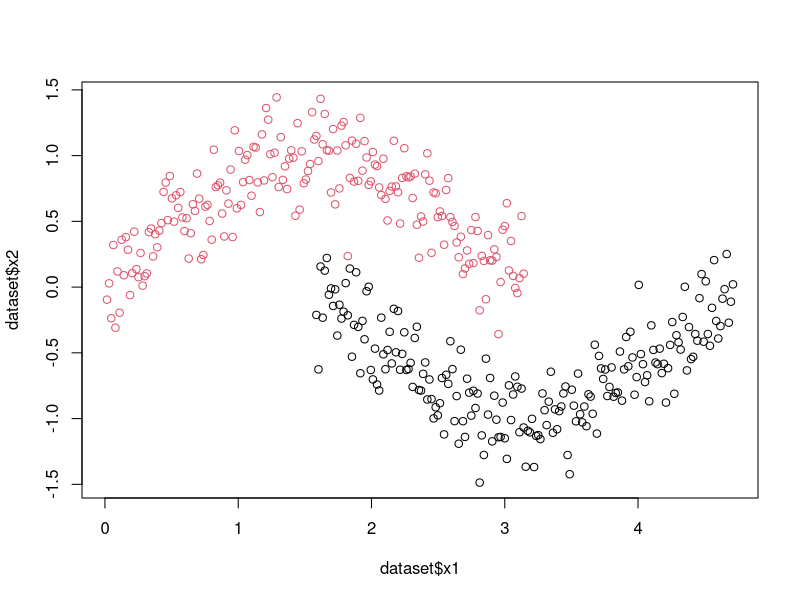
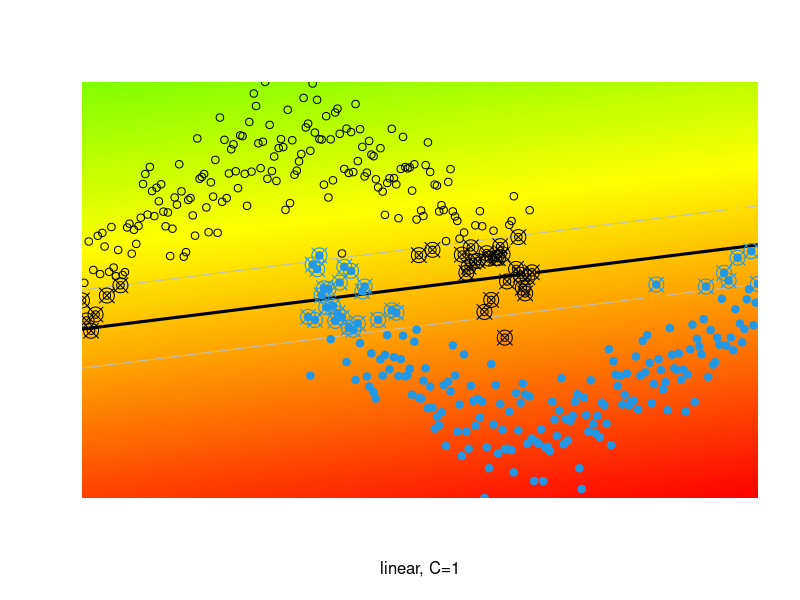
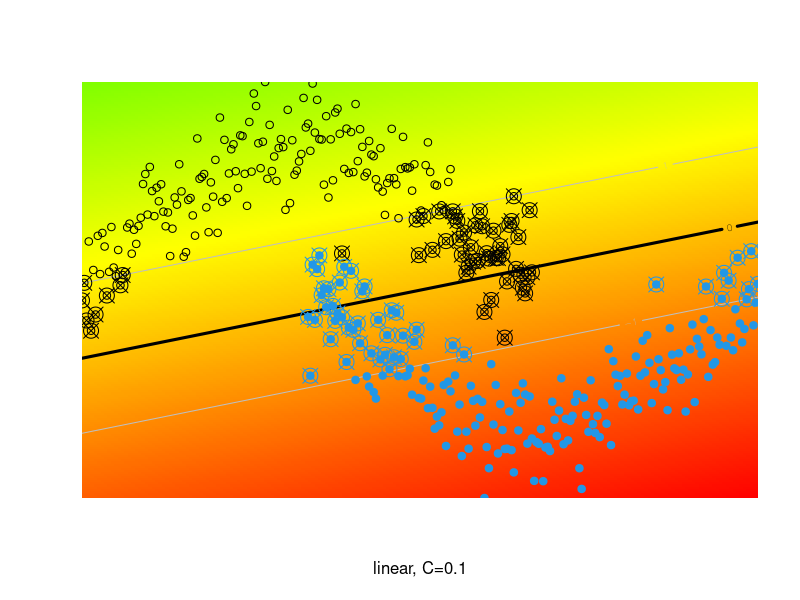
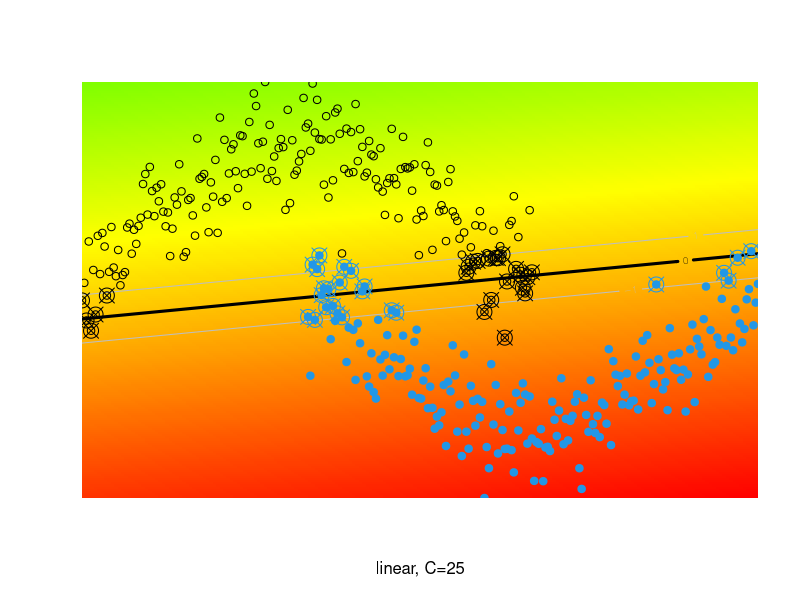
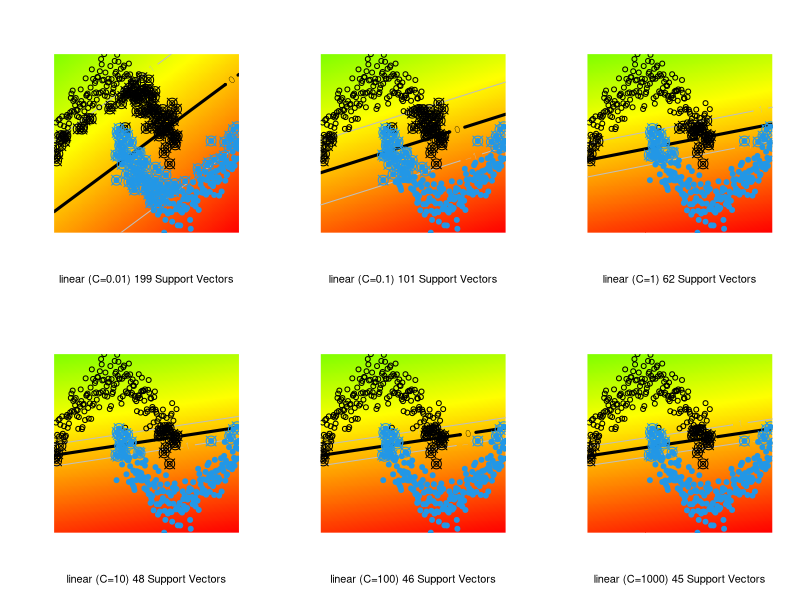
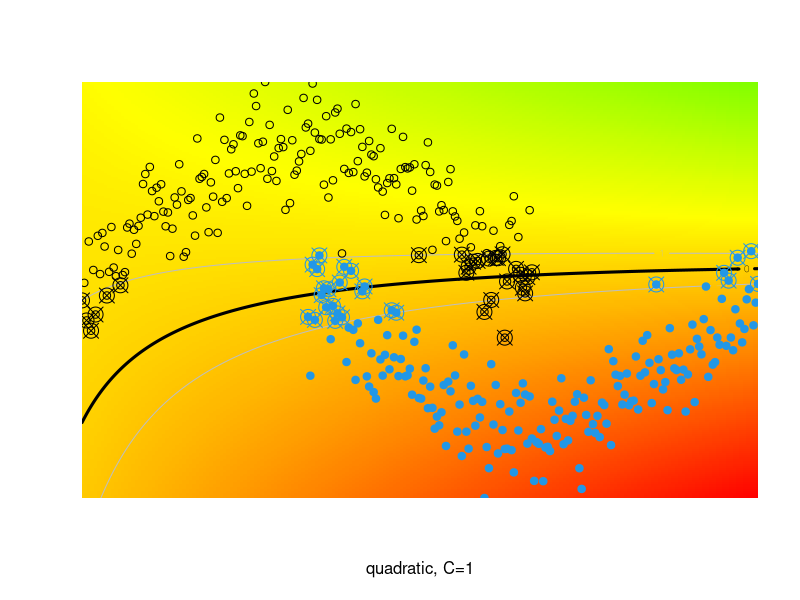
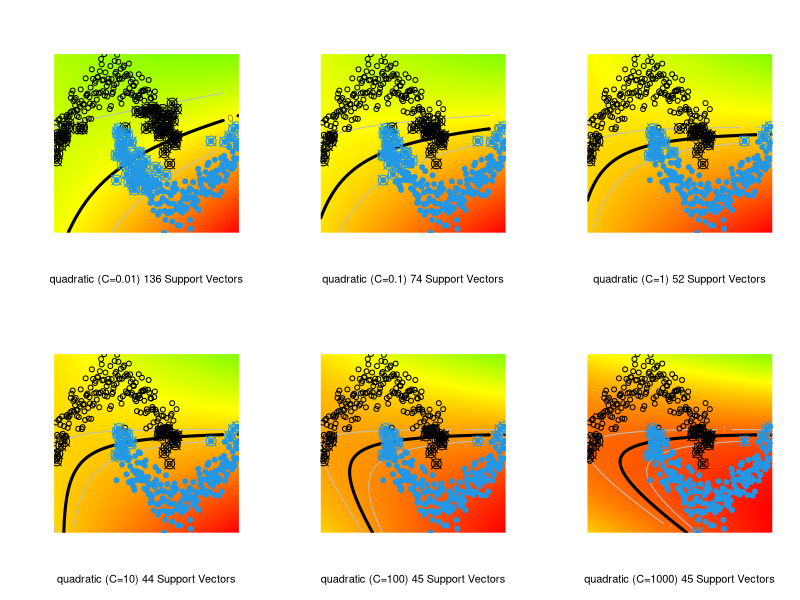
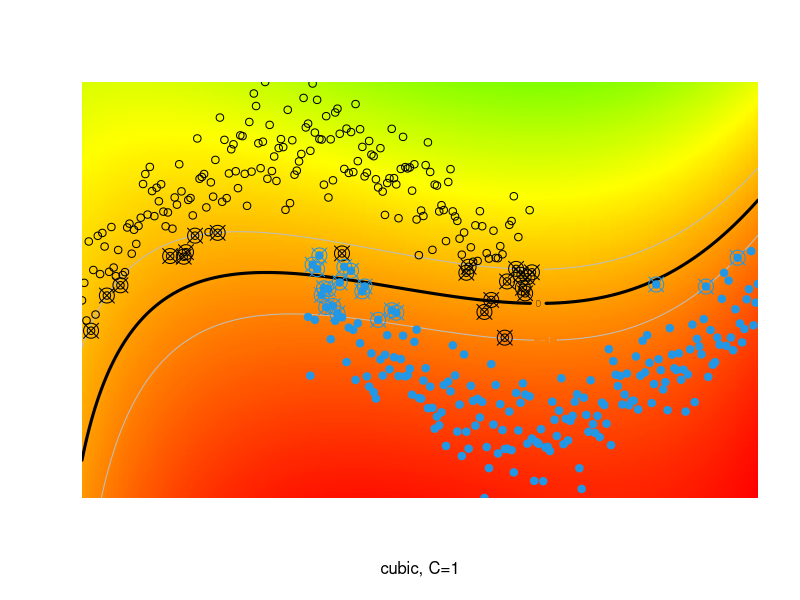

These figures' R source, in order:
#####################################
# APA Laboratori 7                 ##
## SVMs                            ##
## version of December, 2017       ## 
#####################################


####################################################################
# 1. Modelling artificial 2D sinusoidal data for two-class problems
####################################################################

## the SVM is located in two different packages: one of them is 'e1071'
library(e1071)

## First we create a simple two-class data set:

N <- 200

make.sinusoidals <- function(m,noise=0.2) 
{
  x1 <- c(1:2*m)
  x2 <- c(1:2*m)
  
  for (i in 1:m) {
    x1[i] <- (i/m) * pi
    x2[i] <- sin(x1[i]) + rnorm(1,0,noise)
  }
  
  for (j in 1:m) {
    x1[m+j] <- (j/m + 1/2) * pi
    x2[m+j] <- cos(x1[m+j]) + rnorm(1,0,noise)
  }
  
  target <- as.factor(c(rep(+1,m),rep(-1,m)))
  
  return(data.frame(x1,x2,target))
}

## let's generate the data
dataset <- make.sinusoidals (N)

## and have a look at it
summary(dataset)

plot(dataset$x1,dataset$x2,col=dataset$target)

## Now we wish to fit and visualize different SVM models

## model 1: LINEAR kernel, C=1 (cost parameter)
(model <- svm(dataset[,1:2],dataset[,3], type="C-classification", cost=1, kernel="linear", scale = FALSE))

## Now we are going to visualize what we have done; since we have artificial data, instead of creating
## a random test set, we can create a grid of points as test

plot.prediction <- function (model, model.name, resol=200)
# the grid has a (resol x resol) resolution
{
  x <- cbind(dataset$x1,dataset$x2)
  rng <- apply(x,2,range);
  tx <- seq(rng[1,1],rng[2,1],length=resol);
  ty <- seq(rng[1,2],rng[2,2],length=resol);
  pnts <- matrix(nrow=length(tx)*length(ty),ncol=2);
  k <- 1
  for(j in 1:length(ty))
  {
    for(i in 1:length(tx))
    {
      pnts[k,] <- c(tx[i],ty[j])
      k <- k+1
    } 
  }
  
  # we calculate the predictions on the grid
  
  pred <- predict(model, pnts, decision.values = TRUE)
  
  z <- matrix(attr(pred,"decision.values"),nrow=length(tx),ncol=length(ty))
  
  # and plot them
  
  image(tx,ty,z,xlab=model.name,ylab="",axes=FALSE,
        xlim=c(rng[1,1],rng[2,1]),ylim=c(rng[1,2],rng[2,2]),
        col = rainbow(200, start=0, end=.25))
  
  # then we draw the optimal separation and its margins
  
  contour(tx,ty,z,add=TRUE, drawlabels=TRUE, level=0, lwd=3)
  contour(tx,ty,z,add=TRUE, drawlabels=TRUE, level=1, lty=1, lwd=1, col="grey")
  contour(tx,ty,z,add=TRUE, drawlabels=TRUE, level=-1, lty=1, lwd=1, col="grey")
  
  # then we plot the input data from the two classes
  
  points(dataset[dataset$target==1,1:2],pch=21,col=1,cex=1)
  points(dataset[dataset$target==-1,1:2],pch=19,col=4,cex=1)
  
  # finally we add the SVs
  
  sv <- dataset[c(model$index),];
  sv1 <- sv[sv$target==1,];
  sv2 <- sv[sv$target==-1,];
  points(sv1[,1:2],pch=13,col=1,cex=2)
  points(sv2[,1:2],pch=13,col=4,cex=2)
}

## plot the data, the OSH with margins, the support vectors, ...
plot.prediction (model, "linear, C=1")

## model 2: linear kernel, C=0.1 (cost parameter)
(model <- svm(dataset[,1:2],dataset[,3], type="C-classification", cost=0.1, kernel="linear", scale = FALSE))

plot.prediction (model, "linear, C=0.1")

## the margin is wider (lower VC dimension), number of support vectors is larger (more violations of the margin)

## model 3: linear kernel, C=25 (cost parameter)
(model <- svm(dataset[,1:2],dataset[,3], type="C-classification", cost=25, kernel="linear", scale = FALSE))

plot.prediction (model, "linear, C=25")

## the margin is narrower (higher VC dimension), number of support vectors is smaller (less violations of the margin)

## Let's put it together, for 6 values of C:

par(mfrow=c(2,3))

for (C in 10^seq(-2,3))
{
  model <- svm(dataset[,1:2],dataset[,3], type="C-classification", cost=C, kernel="linear", scale = FALSE)
  plot.prediction (model, paste ("linear (C=", C, ") ", model$tot.nSV, " Support Vectors", sep=""))
}


## Now we move to a QUADRATIC kernel (polynomial of degree 2); the kernel has the form:
## k(x,y) = (<x,y> + coef0)^degree

## quadratic kernel, C=1 (cost parameter)
(model <- svm(dataset[,1:2],dataset[,3], type="C-classification", cost=1, kernel="polynomial", degree=2, coef0=1, scale = FALSE))

par(mfrow=c(1,1))

plot.prediction (model, "quadratic, C=1")

## notice that neither the OSH or the margins are linear (they are quadratic); they are linear in the feature space
## in the previous linear kernel, both spaces coincide

## Let's put it together directly, for 6 values of C:

par(mfrow=c(2,3))

for (C in 10^seq(-2,3))
{
  model <- svm(dataset[,1:2],dataset[,3], type="C-classification", cost=C, kernel="polynomial", degree=2, coef0=1, scale = FALSE)
  plot.prediction (model, paste ("quadratic (C=", C, ") ", model$tot.nSV, " Support Vectors", sep=""))
}

## Now we move to a CUBIC kernel (polynomial of degree 3); the kernel has the form:
## k(x,y) = (<x,y> + coef0)^degree

## cubic kernel, C=1 (cost parameter)
(model <- svm(dataset[,1:2],dataset[,3], type="C-classification", cost=1, kernel="polynomial", degree=3, coef0=1, scale = FALSE))

par(mfrow=c(1,1))

plot.prediction (model, "cubic, C=1")

## notice that neither the OSH or the margins are linear (they are now cubic); they are linear in the feature space
## this choice seems much better, given the structure of the classes

## Let's put it together directly, for 6 values of C:

par(mfrow=c(2,3))

for (C in 10^seq(-2,3))
{
  model <- svm(dataset[,1:2],dataset[,3], type="C-classification", cost=C, kernel="polynomial", degree=3, coef0=1, scale = FALSE)
  plot.prediction (model, paste ("cubic (C=", C, ") ", model$tot.nSV, " Support Vectors", sep=""))
}

## Finally we use the Gaussian RBF kernel (polynomial of infinite degree; the kernel has the form:
## k(x,y) = exp(-gamma·||x - y||^2)

## RBF kernel, C=1 (cost parameter)
(model <- svm(dataset[,1:2],dataset[,3], type="C-classification", cost=1, kernel="radial", scale = FALSE))

## the default value for gamma is 0.5

par(mfrow=c(1,1))

plot.prediction (model, "radial, C=1, gamma=0.5")

## Let's put it together directly, for 6 values of C, holding gamma constant = 0.5:

par(mfrow=c(2,3))

for (C in 10^seq(-2,3))
{
  model <- svm(dataset[,1:2],dataset[,3], type="C-classification", cost=C, kernel="radial", scale = FALSE)
  plot.prediction (model, paste ("RBF (C=", C, ") ", model$tot.nSV, " Support Vectors", sep=""))
}

## Now for 8 values of gamma, holding C constant = 1:

par(mfrow=c(2,4))

for (g in 2^seq(-3,4))
{
  model <- svm(dataset[,1:2],dataset[,3], type="C-classification", cost=1, kernel="radial", gamma=g, scale = FALSE)
  plot.prediction (model, paste ("RBF (gamma=", g, ") ", model$tot.nSV, " Support Vectors", sep=""))
}

## In practice we should optimize both (C,gamma) at the same time

## How? Using cross-validation or trying to get "good" estimates analyzing the data

## Now we define a utility function for performing k-fold CV: a typical choice is k=10

k <- 10 
folds <- sample(rep(1:k, length=N), N, replace=FALSE) 

valid.error <- rep(0,k)


## this function is not intended to be useful for general training purposes
## but it is useful for illustration
## in particular, it does not optimize the value of C (it requires it as parameter)

train.svm.kCV <- function (which.kernel, myC, kCV=10)
{
  for (i in 1:kCV) 
  {  
    train <- dataset[folds!=i,] # for building the model (training)
    valid <- dataset[folds==i,] # for prediction (validation)
    
    x_train <- train[,1:2]
    t_train <- train[,3]
    
    switch(which.kernel,
           linear={model <- svm(x_train, t_train, type="C-classification", cost=myC, kernel="linear", scale = FALSE)},
           poly.2={model <- svm(x_train, t_train, type="C-classification", cost=myC, kernel="polynomial", degree=2, coef0=1, scale = FALSE)},
           poly.3={model <- svm(x_train, t_train, type="C-classification", cost=myC, kernel="polynomial", degree=3, coef0=1, scale = FALSE)},
           RBF={model <- svm(x_train, t_train, type="C-classification", cost=myC, kernel="radial", scale = FALSE)},
           stop("Enter one of 'linear', 'poly.2', 'poly.3', 'radial'"))
    
    x_valid <- valid[,1:2]
    pred <- predict(model,x_valid)
    t_true <- valid[,3]
    
    # compute validation error for part 'i'
    valid.error[i] <- sum(pred != t_true)/length(t_true)
  }
  # return average validation error
  100*sum(valid.error)/length(valid.error)
}

# Fit an SVM with linear kernel

C <- 1

(VA.error.linear <- train.svm.kCV ("linear", myC=C))

## The procedure is to choose the model with the lowest CV error and then refit it with the whole learning data,
## then use it to predict the test set; we will do this at the end

## Fit an SVM with quadratic kernel 

(VA.error.poly.2 <- train.svm.kCV ("poly.2", myC=C))

## ## Fit an SVM with cubic kernel

(VA.error.poly.3 <- train.svm.kCV ("poly.3", myC=C))

## we get a series of decreasing CV errors ...

## and finally an RBF Gaussian kernel 

(VA.error.RBF <- train.svm.kCV ("RBF", myC=C))

## Now in a real scenario we should choose the model with the lowest CV error
## which in this case is the RBF (we get a very low CV error because this problem is easy for a SVM)

## so we choose RBF and C=1 and refit the model in the whole training set (no CV)
model <- svm(dataset[,1:2],dataset[,3], type="C-classification", cost=C, kernel="radial", scale = FALSE)

## and make it predict a test set:

## let's generate the test data
dataset.test <- make.sinusoidals (1000)

## and have a look at it
summary(dataset.test)

par(mfrow=c(1,1))
plot(dataset.test$x1,dataset.test$x2,col=dataset.test$target)

pred <- predict(model,dataset.test[,1:2])
t_true <- dataset.test[,3]

table(pred,t_true)

# compute testing error (in %)
(sum(pred != t_true)/length(t_true))

## In a real setting we should also optimize the value of C, again with CV; all this can be done
## very conveniently using tune() to do automatic grid-search (very much as we did in the last
## laboratory for nnet() )

## other packages provide with heuristic methods to estimate the gamma in the RBF kernel (see below)

####################################################################
# 2. Playing with the SVM for regression and 1D data
####################################################################

## Now we do regression; we have an extra parameter: the 'epsilon', which controls the width of the 
## epsilon-insensitive tube (in feature space)

A <- 20

## a really nice-looking function
x <- seq(-A,A,by=0.11)
y <- sin(x)/x + rnorm(x,sd=0.03)

plot(x,y,type="l")

## With this choice of the 'epsilon', 'gamma' and C parameters, the SVM underfits the data (blue line) 

model1 <- svm (x,y,epsilon=0.01)
lines(x,predict(model1,x),col="blue")

## With this choice of the 'epsilon', 'gamma' and C parameters, the SVM overfits the data (green line)

model2 <- svm (x,y,epsilon=0.01,gamma=200, C=100)
lines(x,predict(model2,x),col="green")

## With this choice of the 'epsilon', 'gamma' and C parameters, the SVM has a very decent fit (red line)
model3 <- svm (x,y,epsilon=0.01,gamma=10)
lines(x,predict(model3,x),col="red")

## the other nice package where the SVM is located is {kernlab}

library(kernlab)

## the ksvm() method has some nice features, as creation of user-defined kernels (not seen in this course)
## and automatic cross-validation (via the 'cross' parameter)
